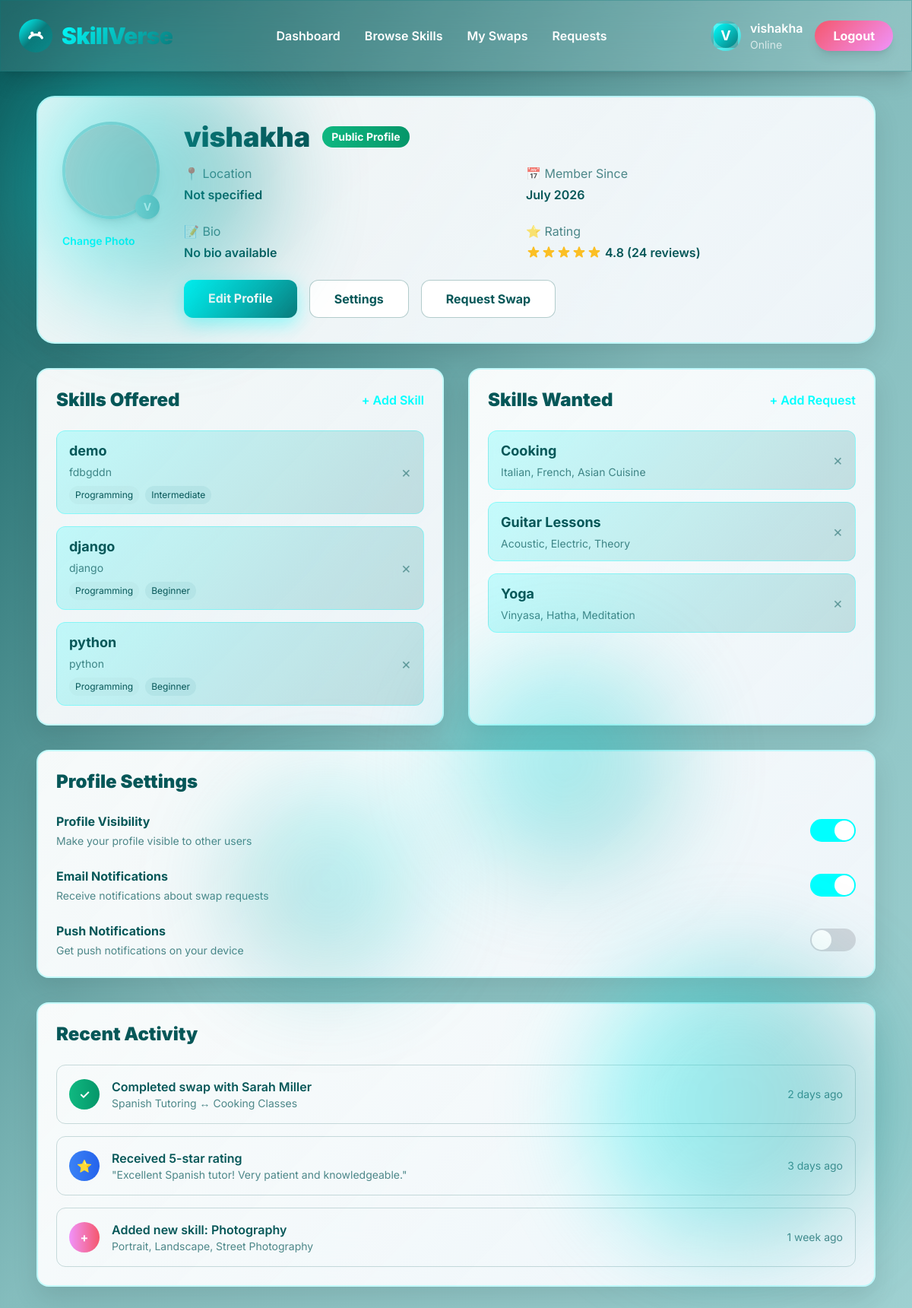
The app's page /profile (signed in) with its own data.
### app.py (models this page shows)
class User(db.Model, UserMixin):
    id = db.Column(db.Integer, primary_key=True)
    username = db.Column(db.String(150), nullable=False)
    email = db.Column(db.String(150), unique=True, nullable=False)
    password = db.Column(db.String(256), nullable=True)  # Optional for Google accounts
    auth_type = db.Column(db.String(50), nullable=False, default='email')  # 'email' or 'google'
    bio = db.Column(db.Text, nullable=True)
    location = db.Column(db.String(100), nullable=True)
    created_at = db.Column(db.DateTime, default=datetime.utcnow)
    profile_visibility = db.Column(db.String(20), default='public')
    show_location = db.Column(db.Boolean, default=True)
    show_email = db.Column(db.Boolean, default=False)
    email_notifications = db.Column(db.Boolean, default=True)
    push_notifications = db.Column(db.Boolean, default=False)
    new_message_alerts = db.Column(db.Boolean, default=True)
    swap_request_alerts = db.Column(db.Boolean, default=True)
    two_factor_auth = db.Column(db.Boolean, default=False)
    login_notifications = db.Column(db.Boolean, default=True)
    skills_offering = db.relationship('Skill', backref='user', lazy=True, foreign_keys='Skill.user_id')
    swap_requests = db.relationship('SwapRequest', backref='requester', lazy=True, foreign_keys='SwapRequest.requester_id')
    swap_offers = db.relationship('SwapRequest', backref='offerer', lazy=True, foreign_keys='SwapRequest.offerer_id')

class Skill(db.Model):
    id = db.Column(db.Integer, primary_key=True)
    name = db.Column(db.String(100), nullable=False)
    description = db.Column(db.Text, nullable=False)
    category = db.Column(db.String(50), nullable=False)
    level = db.Column(db.String(20), nullable=False)  # Beginner, Intermediate, Advanced
    user_id = db.Column(db.Integer, db.ForeignKey('user.id'), nullable=False)
    created_at = db.Column(db.DateTime, default=datetime.utcnow)
    is_active = db.Column(db.Boolean, default=True)

### app.py (the view)
@app.route('/profile')
@login_required
def profile():
    user_skills = Skill.query.filter_by(user_id=current_user.id, is_active=True).all()
    return render_template('profile.html', user=current_user, skills=user_skills)

### templates/profile.html (shortened to what this page needs)
<!DOCTYPE html>
<html lang="en">
<head>
  <script src="https://cdn.tailwindcss.com"></script>
</head>
<body class="bg-gradient-to-br from-[#065758] via-[#0a7a7b]/50 to-[#0c8a8b]/40 text-white overflow-x-hidden min-h-screen">
  <header class="w-full glass sticky top-0 z-50 border-b border-[#0a7a7b]/30 shadow-xl">
    <div class="max-w-7xl mx-auto flex items-center justify-between py-6 px-6">
      <div class="flex items-center gap-3 animate-slide-in-left">
        <div class="relative">
        </div>
        <span class="text-3xl font-black tracking-tight gradient-text">SkillVerse</span>
      </div>
      <nav class="hidden md:flex gap-8 items-center text-base font-semibold animate-slide-in-right">
        <a href="{{ url_for('dashboard') }}" class="hover:text-[#0a7a7b] transition-all duration-300 hover:scale-105 relative group">
          Dashboard
        </a>
        <a href="{{ url_for('browse') }}" class="hover:text-[#0a7a7b] transition-all duration-300 hover:scale-105 relative group">
          Browse Skills
        </a>
        <a href="{{ url_for('my_swaps') }}" class="hover:text-[#0a7a7b] transition-all duration-300 hover:scale-105 relative group">
          My Swaps
        </a>
        <a href="{{ url_for('requests') }}" class="hover:text-[#0a7a7b] transition-all duration-300 hover:scale-105 relative group">
          Requests
        </a>
      </nav>
      <div class="flex items-center gap-4">
        <div class="flex items-center gap-3">
          <div class="profile-photo w-10 h-10 rounded-full flex items-center justify-center text-white font-bold text-lg">
            {{ user.username[0]|upper }}
          </div>
          <div class="hidden md:block">
            <p class="font-semibold">{{ user.username }}</p>
            <p class="text-sm text-white/70">Online</p>
          </div>
        </div>
        <a href="{{ url_for('logout') }}" class="btn-secondary px-6 py-2 rounded-full text-white font-bold shadow-lg hover:shadow-xl transition-all duration-300 transform">
          Logout
        </a>
      </div>
    </div>
  </header>
  <div class="max-w-6xl mx-auto px-6 py-8">
    <div class="profile-card rounded-3xl p-8 mb-8 animate-slide-in-up">
      <div class="flex flex-col md:flex-row items-center md:items-start gap-8">
        <div class="text-center md:text-left">
          <div class="relative w-32 h-32 mx-auto md:mx-0 mb-4">
            <img src="https://www.gravatar.com/avatar/{{ user.email|hash('md5') }}?d=identicon&s=128"
                 alt="{{ user.username }}'s profile picture"
                 class="w-full h-full rounded-full object-cover border-4 border-[#A9D4D6] shadow-lg">
            <span class="absolute bottom-0 right-0 w-8 h-8 bg-gradient-to-r from-[#A9D4D6] to-[#82C3C5] rounded-full flex items-center justify-center text-white text-sm font-bold shadow-md">
              {{ user.username[0]|upper }}
            </span>
          </div>
          <button class="text-[#00ffff] hover:text-[#0a7a7b] font-semibold text-sm">Change Photo</button>
        </div>
        <div class="flex-1 text-center md:text-left">
          <div class="flex items-center justify-center md:justify-start gap-4 mb-4">
            <h1 class="text-4xl font-black text-[#065758]">{{ user.username }}</h1>
            <span class="bg-gradient-to-r from-[#10b981] to-[#059669] text-white px-3 py-1 rounded-full text-sm font-bold">Public Profile</span>
          </div>
          <div class="grid grid-cols-1 md:grid-cols-2 gap-6 mb-6">
            <div>
              <p class="text-[#065758]/70 mb-1">📍 Location</p>
              <p class="text-[#065758] font-semibold">{{ user.location if user.location else "Not specified" }}</p>
            </div>
            <div>
              <p class="text-[#065758]/70 mb-1">📅 Member Since</p>
              <p class="text-[#065758] font-semibold">{{ user.created_at.strftime('%B %Y') }}</p>
            </div>
            <div>
              <p class="text-[#065758]/70 mb-1">📝 Bio</p>
              <p class="text-[#065758] font-semibold">{{ user.bio if user.bio else "No bio available" }}</p>
            </div>
            <div>
              <p class="text-[#065758]/70 mb-1">⭐ Rating</p>
              <div class="flex items-center gap-1">
                <div class="flex">
                </div>
                <span class="text-[#065758] font-semibold">4.8 (24 reviews)</span>
              </div>
            </div>
          </div>
          <div class="flex flex-col sm:flex-row gap-4">
            <a href="{{ url_for('edit_profile') }}" class="btn-primary px-8 py-3 rounded-xl text-white font-bold">
              Edit Profile
            </a>
            <a href="{{ url_for('settings') }}" class="bg-white border border-[#065758]/30 px-8 py-3 rounded-xl text-[#065758] font-bold hover:bg-[#065758]/5 transition-all duration-300">
              Settings
            </a>
            <a href="{{ url_for('create_request') }}" class="bg-white border border-[#065758]/30 px-8 py-3 rounded-xl text-[#065758] font-bold hover:bg-[#065758]/5 transition-all duration-300">
              Request Swap
            </a>
          </div>
        </div>
      </div>
    </div>
    <div class="grid grid-cols-1 lg:grid-cols-2 gap-8">
      <div class="profile-card rounded-2xl p-6 animate-slide-in-left">
        <div class="flex items-center justify-between mb-6">
          <h3 class="text-2xl font-black text-[#065758]">Skills Offered</h3>
          <a href="{{ url_for('add_skill') }}" class="text-[#00ffff] hover:text-[#0a7a7b] font-semibold">+ Add Skill</a>
        </div>
        <div class="space-y-4">
          {% if skills %}
            {% for skill in skills %}
              <div class="skill-tag px-4 py-3 rounded-xl flex items-center justify-between">
                <div>
                  <span class="font-bold text-lg">{{ skill.name }}</span>
                  <p class="text-sm text-[#065758]/70 mt-1">{{ skill.description[:50] }}{% if skill.description|length > 50 %}...{% endif %}</p>
                  <div class="flex gap-2 mt-2">
                    <span class="px-2 py-1 bg-[#A9D4D6]/20 text-[#065758] text-xs rounded-full">{{ skill.category|title }}</span>
                    <span class="px-2 py-1 bg-[#82C3C5]/20 text-[#065758] text-xs rounded-full">{{ skill.level|title }}</span>
                  </div>
                </div>
                <button class="text-[#065758]/50 hover:text-[#065758] text-xl">×</button>
              </div>
            {% endfor %}
          {% endif %}
        </div>
      </div>
      <div class="profile-card rounded-2xl p-6 animate-slide-in-right">
        <div class="flex items-center justify-between mb-6">
          <h3 class="text-2xl font-black text-[#065758]">Skills Wanted</h3>
          <a href="{{ url_for('create_request') }}" class="text-[#00ffff] hover:text-[#0a7a7b] font-semibold">+ Add Request</a>
        </div>
        <div class="space-y-4">
          <div class="skill-tag px-4 py-3 rounded-xl flex items-center justify-between">
            <div>
              <span class="font-bold text-lg">Cooking</span>
              <p class="text-sm text-[#065758]/70 mt-1">Italian, French, Asian Cuisine</p>
            </div>
            <button class="text-[#065758]/50 hover:text-[#065758] text-xl">×</button>
          </div>
          <div class="skill-tag px-4 py-3 rounded-xl flex items-center justify-between">
            <div>
              <span class="font-bold text-lg">Guitar Lessons</span>
              <p class="text-sm text-[#065758]/70 mt-1">Acoustic, Electric, Theory</p>
            </div>
            <button class="text-[#065758]/50 hover:text-[#065758] text-xl">×</button>
          </div>
          <div class="skill-tag px-4 py-3 rounded-xl flex items-center justify-between">
            <div>
              <span class="font-bold text-lg">Yoga</span>
              <p class="text-sm text-[#065758]/70 mt-1">Vinyasa, Hatha, Meditation</p>
            </div>
            <button class="text-[#065758]/50 hover:text-[#065758] text-xl">×</button>
          </div>
        </div>
      </div>
    </div>
    <div class="profile-card rounded-2xl p-6 mt-8 animate-slide-in-up">
      <h3 class="text-2xl font-black text-[#065758] mb-6">Profile Settings</h3>
      <div class="space-y-6">
        <div class="flex items-center justify-between">
          <div>
            <h4 class="font-bold text-[#065758] mb-1">Profile Visibility</h4>
            <p class="text-sm text-[#065758]/70">Make your profile visible to other users</p>
          </div>
          <div class="toggle-switch active cursor-pointer" onclick="this.classList.toggle('active')"></div>
        </div>
        <div class="flex items-center justify-between">
          <div>
            <h4 class="font-bold text-[#065758] mb-1">Email Notifications</h4>
            <p class="text-sm text-[#065758]/70">Receive notifications about swap requests</p>
          </div>
          <div class="toggle-switch active cursor-pointer" onclick="this.classList.toggle('active')"></div>
        </div>
        <div class="flex items-center justify-between">
          <div>
            <h4 class="font-bold text-[#065758] mb-1">Push Notifications</h4>
            <p class="text-sm text-[#065758]/70">Get push notifications on your device</p>
          </div>
          <div class="toggle-switch cursor-pointer" onclick="this.classList.toggle('active')"></div>
        </div>
      </div>
    </div>
    <div class="profile-card rounded-2xl p-6 mt-8 animate-slide-in-up">
      <h3 class="text-2xl font-black text-[#065758] mb-6">Recent Activity</h3>
      <div class="space-y-4">
        <div class="flex items-center gap-4 p-4 border border-[#065758]/20 rounded-xl">
          <div class="w-10 h-10 bg-gradient-to-r from-[#10b981] to-[#059669] rounded-full flex items-center justify-center text-white font-bold">
            ✓
          </div>
          <div class="flex-1">
            <p class="font-semibold text-[#065758]">Completed swap with Sarah Miller</p>
            <p class="text-sm text-[#065758]/70">Spanish Tutoring ↔ Cooking Classes</p>
          </div>
          <span class="text-sm text-[#065758]/70">2 days ago</span>
        </div>
        <div class="flex items-center gap-4 p-4 border border-[#065758]/20 rounded-xl">
          <div class="w-10 h-10 bg-gradient-to-r from-[#3b82f6] to-[#2563eb] rounded-full flex items-center justify-center text-white font-bold">
            ⭐
          </div>
          <div class="flex-1">
            <p class="font-semibold text-[#065758]">Received 5-star rating</p>
            <p class="text-sm text-[#065758]/70">"Excellent Spanish tutor! Very patient and knowledgeable."</p>
          </div>
          <span class="text-sm text-[#065758]/70">3 days ago</span>
        </div>
        <div class="flex items-center gap-4 p-4 border border-[#065758]/20 rounded-xl">
          <div class="w-10 h-10 bg-gradient-to-r from-[#f093fb] to-[#f5576c] rounded-full flex items-center justify-center text-white font-bold">
            +
          </div>
          <div class="flex-1">
            <p class="font-semibold text-[#065758]">Added new skill: Photography</p>
            <p class="text-sm text-[#065758]/70">Portrait, Landscape, Street Photography</p>
          </div>
          <span class="text-sm text-[#065758]/70">1 week ago</span>
        </div>
      </div>
    </div>
  </div>
  <div class="fixed inset-0 overflow-hidden pointer-events-none">
    <div class="absolute right-10 bottom-20 w-96 h-96 bg-gradient-to-l from-[#0c8a8b] to-[#00ffff] rounded-full opacity-35 blur-3xl animate-float" style="animation-delay: 1s;"></div>
    <div class="absolute left-1/2 top-1/2 w-72 h-72 bg-gradient-to-br from-[#00ffff] to-[#0d9a9b] rounded-full opacity-30 blur-3xl animate-pulse-slow"></div>
    <div class="absolute left-1/4 bottom-1/4 w-64 h-64 bg-gradient-to-tr from-[#0a7a7b] to-[#00ffff] rounded-full opacity-25 blur-3xl animate-float" style="animation-delay: 2s;"></div>
  </div>
</body>
</html>

### records on screen
User: username "V", username "vishakha", location "Not specified", created_at "July 2026", bio "No bio available"
Skill: name "demo", description "fdbgddn", category "Programming", level "Intermediate"
Skill: name "django", description "django", category "Programming", level "Beginner"
Skill: name "python", description "python", category "Programming", level "Beginner"
